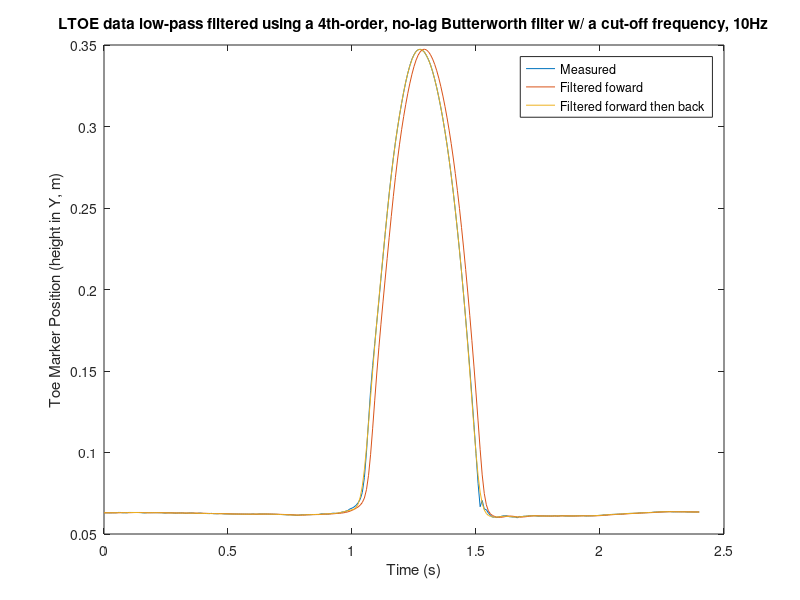

This figure's MATLAB source:
% Created by: Anthony Le
% Last updated: 02.06.2018

% KIN 523: Homework 3 - Signal Processing
% Due: 02.06.2018
%% Problem 4a
close all;
clear;

load('FilterData.mat');
% Time col vector in s
% LANK col vector in m
% LTOE col vector in m

f_c = 10; % in Hz; cut-off freq
f_s = 120; % in frames/s; sampling freq
T = 1 / f_s; % in s per frame; sampling period

Omega_C = tan(pi * (f_c / f_s)) / 0.802;

a_0 = (Omega_C^2) / (1 + sqrt(2) * Omega_C + Omega_C^2);
a_1 = 2 * a_0;
a_2 = a_0;

b_1 = (2 * (1 - Omega_C^2)) / (1 + sqrt(2) * Omega_C + Omega_C^2);
b_2 = 1 - (a_0 + a_1 + a_2 + b_1);

% part a
X_kT_Toe = LTOE;
Y1_kT_Toe = [0.063026; 0.063019];

for i = 3:289
    y1_kT_toe = a_0 * X_kT_Toe(i) + a_1 * X_kT_Toe(i-1) + a_2 * X_kT_Toe(i-2) + b_1 * Y1_kT_Toe(i-1) + b_2 * Y1_kT_Toe(i-2);
    Y1_kT_Toe = cat(1, Y1_kT_Toe, y1_kT_toe);
end

Y1_kT_Toe_back = flipud(Y1_kT_Toe);
Y2_kT_Toe = [Y1_kT_Toe_back(1, 1); Y1_kT_Toe_back(2, 1)];

for j = 3:289
    y2_kT_toe = a_0 * Y1_kT_Toe_back(j) + a_1 * Y1_kT_Toe_back(j-1) + a_2 * Y1_kT_Toe_back(j-2) + b_1 * Y2_kT_Toe(j-1) + b_2 * Y2_kT_Toe(j-2);
    Y2_kT_Toe = cat(1, Y2_kT_Toe, y2_kT_toe);
end

Y2_kT_Toe = flipud(Y2_kT_Toe);

N = 289;

R_f_c_Toe = sqrt((1 / N) * sum((X_kT_Toe - Y2_kT_Toe).^2));

figure(1)
% subplot(2, 1, 1);
plot(Time, X_kT_Toe);
hold on;
plot(Time, Y1_kT_Toe);
plot(Time, Y2_kT_Toe);
legend('Measured', 'Filtered foward', 'Filtered forward then back');
xlabel('Time (s)');
ylabel('Toe Marker Position (height in Y, m)');
title('LTOE data low-pass filtered using a 4th-order, no-lag Butterworth filter w/ a cut-off frequency, 10Hz');
hold off;
